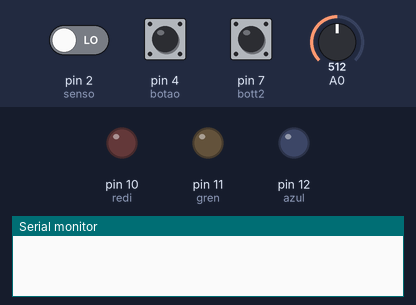
Bench run of a sketch on a simulated Arduino Uno, built with avr-gcc and run on an emulated ATmega328P. On the bench: output pins drawn as LEDs (lit = HIGH), the last lines printed to the serial monitor. Inputs (shaded band) come from the test bench; at power-on: pin 4 (botao) HIGH, pin 7 (bott2) HIGH, pin 2 (senso) LOW, A0 = 512.

Above: at 1.2 s.
1.3 s: pin 4 (botao) pulled LOW for 1 s
At 3.2 s:
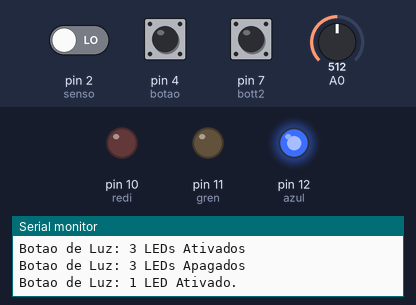
3.8 s: pin 7 (bott2) pulled LOW for 1 s
At 5.5 s:
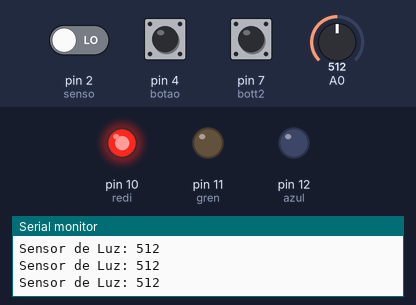
6.3 s: pin 4 (botao) pulled LOW for 0.15 s
At 7.1 s:
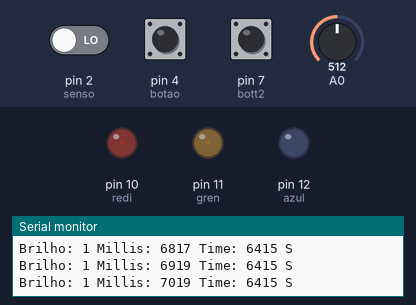
7.9 s: pin 4 (botao) pulled LOW for 0.15 s
At 8.7 s:
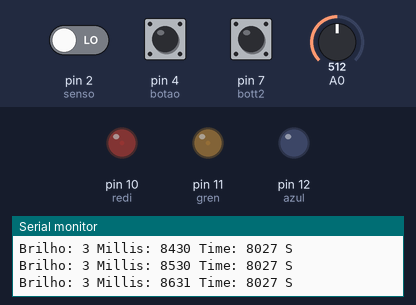
11.0 s: pin 2 (senso) driven HIGH and pin 4 (botao) driven LOW
At 11.2 s:
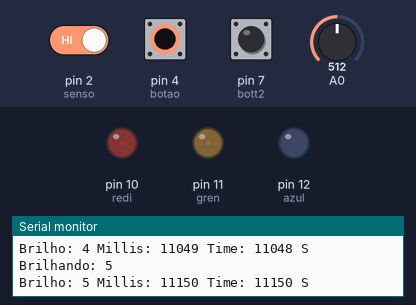
14.0 s: pin 4 (botao) driven HIGH
At 24.8 s:
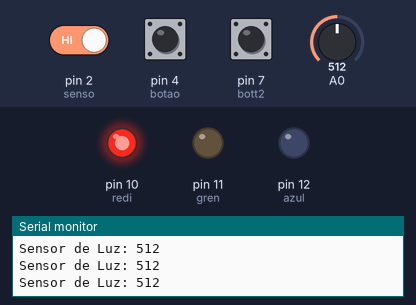
Timing chart, 0 to 25.5 s (numbered marks = the images above; inputs shaded):
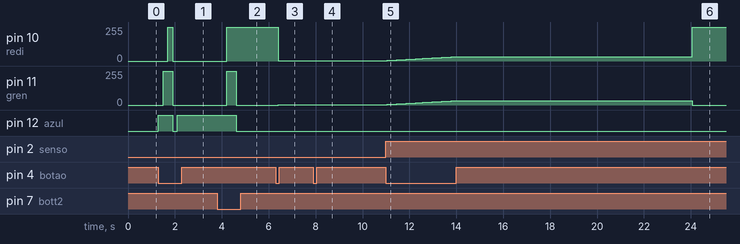

The sketch:

TesteBotaoSensorLeds_2.ino
```cpp
const int senso = 2;
const int botao = 4;
const int bott2 = 7;
const int azul = 12;
const int gren = 11;
const int redi = 10;
int luz;
int vari = 1;
int estado = 1;
int brilho = 0;
int contador = 1;
unsigned long time = 0;
void setup() {
  pinMode(botao, INPUT_PULLUP);
  pinMode(bott2, INPUT_PULLUP);
  pinMode(senso, INPUT);
  pinMode(azul, OUTPUT);
  pinMode(gren, OUTPUT);
  pinMode(redi, OUTPUT);
  Serial.begin(9600);
}
void loop(){
  luz = analogRead(A0);

  if(digitalRead(botao) == 0 && vari == 1){
    if(digitalRead(botao) == 0 && estado == 1){
      digitalWrite(azul, HIGH);
      Serial.println("Botao de Luz: 1 LED Ativado.");
      estado = 2;
      delay(200);
    }
    else if(digitalRead(botao) == 0 && estado == 2){
      digitalWrite(azul, HIGH);
      digitalWrite(gren, HIGH);
      Serial.println("Botao de Luz: 2 LEDs Ativados");
      estado = 3;
      delay(200);
    }
    else if(digitalRead(botao) == 0 && estado == 3){
      digitalWrite(azul, HIGH);
      digitalWrite(gren, HIGH);
      digitalWrite(redi, HIGH);
      Serial.println("Botao de Luz: 3 LEDs Ativados");
      estado = 4;
      delay(200);
    }
    else if(digitalRead(botao) == 0 && estado == 4){
      digitalWrite(azul, LOW);
      digitalWrite(gren, LOW);
      digitalWrite(redi, LOW);
      Serial.println("Botao de Luz: 3 LEDs Apagados");
      estado = 1;
      delay(200);
    }
  }
  else if(vari == 2){
    if(digitalRead(senso) == HIGH){
      time = millis();
    }
    if(digitalRead(senso) == HIGH || millis() - time < 10000){
      digitalWrite(azul, HIGH);
      digitalWrite(gren, HIGH);
      digitalWrite(redi, HIGH);
      Serial.print("Millis: ");
      Serial.print(millis());
      Serial.print(" Time: ");
      Serial.print(time);
      Serial.println(" Sensor Movimento: 3 LEDs Ativados");
      delay(10);
    }
    else{
      digitalWrite(azul, LOW);
      digitalWrite(gren, LOW);
      digitalWrite(redi, LOW);
      Serial.println("Sensor Movimento: 3 LEDs Apagados");
      delay(10);
    }
  }
  else if(vari == 3){
    if(digitalRead(botao) == 0){

      while(digitalRead(botao) == 0 || millis() - time < 10000){
        if(digitalRead(botao) == 0){
          brilho = brilho + contador;
          if(brilho > 254){
            contador = -1;
          }
          else if(brilho < 2){
            contador = 1;
          }
          Serial.print("Brilhando: ");
          Serial.println(brilho);
          analogWrite(azul, brilho);
          analogWrite(gren, brilho);
          analogWrite(redi, brilho);
          time = millis();
        }
        if(millis() - time < 20000){
          Serial.print("Brilho: ");
          Serial.print(brilho);
          analogWrite(azul, brilho);
          analogWrite(gren, brilho);
          analogWrite(redi, brilho);
        }
        Serial.print(" Millis: ");
        Serial.print(millis());
        Serial.print(" Time: ");
        Serial.print(time);
        Serial.println(" S");
        delay(100);
      }
      //delay(20000);
    }

    if(luz >= 500 && luz <= 1023){
      Serial.print("Sensor de Luz: ");
      Serial.println(luz);
      digitalWrite(azul, LOW);
      digitalWrite(gren, LOW);
      analogWrite(redi, luz);
      delay(200);
    }
    else if(luz < 500 && luz > 299){
      Serial.print("Sensor de Luz: ");
      Serial.println(luz);
      digitalWrite(azul, LOW);
      analogWrite(gren, luz);
      analogWrite(redi, luz);
      delay(200);
    }
    else if(luz < 300 && luz >= 0){
      Serial.print("Sensor de Luz: ");
      Serial.println(luz);
      digitalWrite(azul, HIGH);
      analogWrite(gren, luz*(-1));
      analogWrite(redi, luz*(-1));
      delay(200);
    }
  }
  if(digitalRead(bott2) == 0){
    vari++;
    delay(200);
    if(vari > 3){
      vari = 1;
    }
    if(vari == 1){
      Serial.println("Botao de Luz: Habilitado!!");
      delay(200);
    }
    if(vari == 2){
      Serial.println("Sensor Movimento: Habilitado!!");
      delay(200);
    }
    if(vari == 3){
      Serial.println("Sensor de Luz: Habilitado!!");
      delay(200);
    }
  }
}
```

Measured:
- after the input at 1.3 s, pin 10 (redi): 0/255 → 255/255 after 0.40 s, → 0/255 0.20 s later; pin 11 (gren): 0/255 → 255/255 after 0.20 s, → 0/255 0.40 s later; pin 12 (azul): LOW → HIGH at once, → LOW 0.60 s later, → HIGH 0.20 s later
- after the input at 3.8 s, pin 10 (redi): 0/255 → 255/255 after 0.40 s; pin 11 (gren): 0/255 → 255/255 after 0.40 s, → 0/255 0.41 s later; pin 12 (azul): HIGH → LOW after 0.81 s
- after the input at 6.3 s, pin 10 (redi): 255/255 → 1/255 after 0.12 s; pin 11 (gren): 0/255 → 1/255 after 0.12 s
- after the input at 7.9 s, pin 10 (redi), pin 11 (gren): 1/255 → 2/255 at once, → 3/255 0.10 s later
- after the input at 11.0 s, pin 10 (redi), pin 11 (gren): moves from 3/255 to 33/255 over 2.9 s, starting after 0.05 s
- after the input at 14.0 s, pin 12 (azul): stays LOW (without the input it goes to HIGH after 9.6 s)
